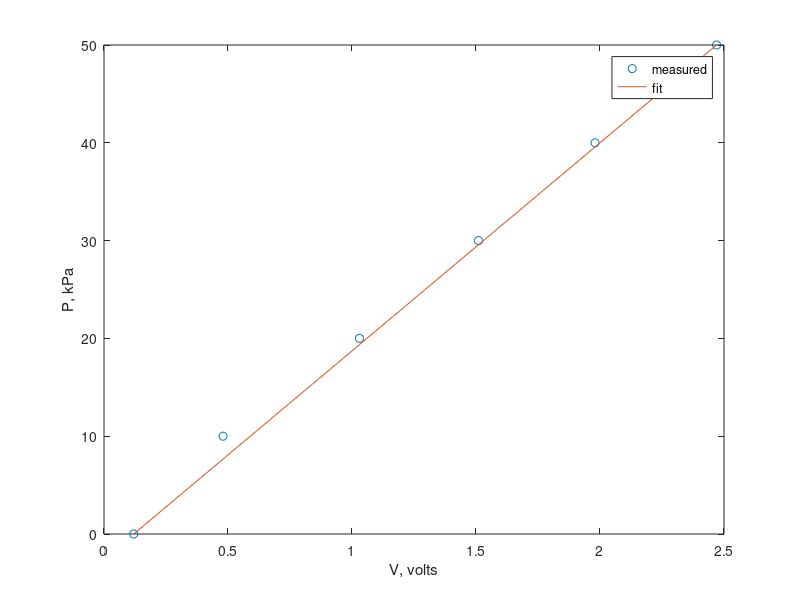

Here is the MATLAB script that generated this plot: (Note: this script raises an error after producing the figure.)
%% Calibration check
% 압력 센서의 전압 V와 기준 압력 P로 직선 보정식 Pfit = k (V - V0)를 만들고,
% 오차가 1 kPa를 넘는 점을 세고 그림과 표를 만든다.
clear, clc, close all
V = [0.12 0.48 1.03 1.51 1.98 2.47];     % volts
P = [0 10 20 30 40 50];                  % kPa
k = (P(end) - P(1)) / (V(end) - V(1));
Pfit = k*(V - V(1));
err = abs(Pfit - P);
worst = max(err);
fprintf("Max error %4.2f kPa at V = %.2f V\n", worst, V(err == worst))
bad = err > 1;
if bad
    fprintf("%d points exceed 1 kPa\n", length(bad))
else
    disp("All within tolerance")
end
plot(V, P, "o", V, Pfit, "-")
legend("measured", "fit", Location = "northwest")
xlabel("V, volts"), ylabel("P, kPa")
title("Calibration: k = %.1f kPa/V", k)
text(0.3, 40, "worst = " + num2str(worst, 3) + " kPa")
result = table(V', P', round(Pfit', 1), VariableNames = ["V" "P" "Pfit"])
